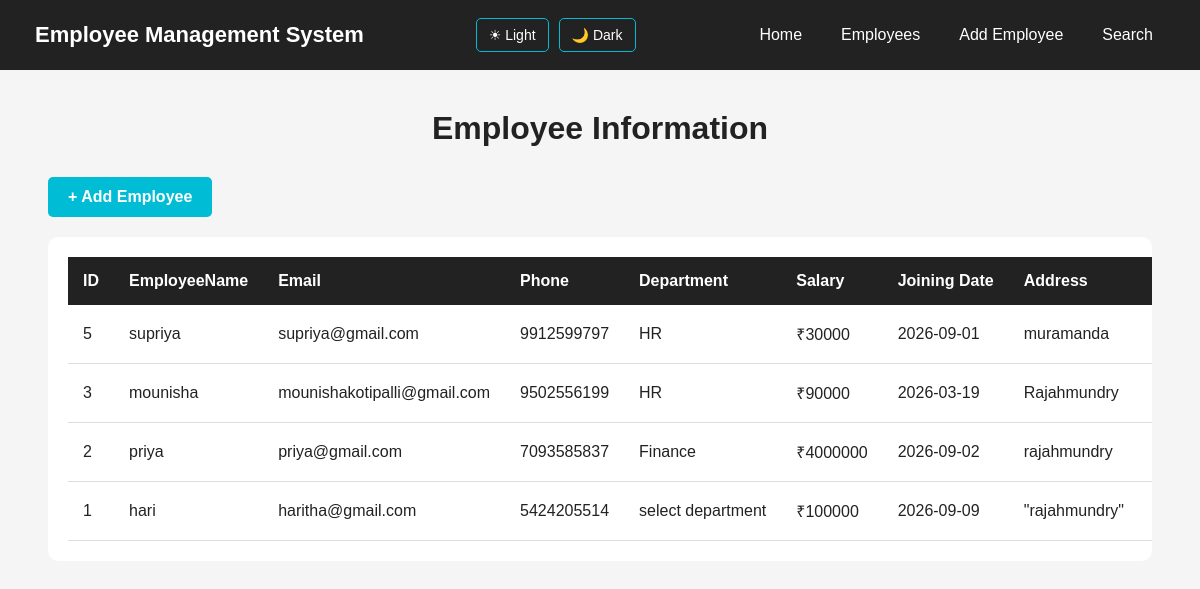
Page /employees (signed in) on the committed database.
### tables this page shows
CREATE TABLE employees(
                   id integer PRIMARY KEY AUTOINCREMENT,
                   employeename text NOT NULL,
                   email text  UNIQUE NOT NULL,
                   phone text NOT NULL,
                   department text NOT NULL,
                   salary INTEGER NOT NULL,
                   joining date TEXT NOT NULL,
                   address Text);

### server.py (the view)
@app.route("/employees")
def employees():
    if not login_required():
        return redirect("/login")
    connection = get_database_connection()
    cursor = connection.cursor()
    cursor.execute("""
        SELECT *
        FROM employees
        ORDER BY id DESC
    """)
    employees = cursor.fetchall()
    connection.close()
    theme = request.cookies.get(
        "theme",
        "light"
    )
    return render_template(
        "employees.html",
        employees=employees,
        theme=theme
    )

### server.py (called while the page is built)
def get_database_connection():
    connection = sqlite3.connect("users.db")
    connection.row_factory = sqlite3.Row
    return connection

def login_required():
    return "user_id" in session

### templates/employees.html (shortened to what this page needs)
<!DOCTYPE html>
<html lang="en">
<head>
</head>
<body class="{{ theme }}">
    <nav class="navbar">
        <div class="logo">
            Employee Management System
        </div>
        <div class="theme-buttons">
            <a href="/set-theme/light">
                ☀ Light
            </a>
            <a href="/set-theme/dark">
                🌙 Dark
            </a>
        </div>
        <ul class="nav-links">
            <li>
                <a href="/">
                    Home
                </a>
            </li>
            <li>
                <a href="/employees">
                    Employees
                </a>
            </li>
            <li>
                <a href="/add-employee">
                    Add Employee
                </a>
            </li>
            <li>
                <a href="/search">
                    Search
                </a>
            </li>
        </ul>
    </nav>
    <div class="container">
        <h1>
            Employee Information
        </h1>
        <div class="add-section">
            <a href="/add-employee"
               class="add-btn">
                + Add Employee
            </a>
        </div>
        <div class="table-container">
            <table>
                <thead>
                    <tr>
                        <th>ID</th>
                        <th>EmployeeName</th>
                        <th>Email</th>
                        <th>Phone</th>
                        <th>Department</th>
                        <th>Salary</th>
                        <th>Joining Date</th>
                        <th>Address</th>
                        <th>Actions</th>
                    </tr>
                </thead>
                <tbody>
                    {% if employees %}
                        {% for employee in employees %}
                        <tr>
                            <td>
                                {{ employee["id"] }}
                            </td>
                            <td>
                                {{ employee["employeename"] }}
                            </td>
                            <td>
                                {{ employee["email"] }}
                            </td>
                            <td>
                                {{ employee["phone"] }}
                            </td>
                            <td>
                                {{ employee["department"] }}
                            </td>
                            <td>
                                ₹{{ employee["salary"] }}
                            </td>
                            <td>
                                {{ employee["joining"] }}
                            </td>
                            <td>
                                {{ employee["address"] }}
                            </td>
                            <td class="actions">
                            </td>
                        </tr>
                        {% endfor %}
                    {% endif %}
                </tbody>
            </table>
        </div>
    </div>
</body>
</html>

### templates/employees.html (style rules this page uses)
* { margin: 0; padding: 0; box-sizing: border-box; }
body { font-family: Arial, sans-serif; min-height: 100vh; transition: background-color 0.3s, color 0.3s; }
body.light { background-color: #f5f5f5; color: #222; }
body.light .table-container { background-color: white; color: #222; }
body.light td { color: #222; border-bottom: 1px solid #ddd; }
.navbar { background-color: #222; min-height: 70px; padding: 0 35px; display: flex; align-items: center; justify-content: space-between; gap: 20px; }
.logo { color: white; font-size: 22px; font-weight: bold; white-space: nowrap; }
.theme-buttons { display: flex; align-items: center; gap: 10px; }
.theme-buttons a { color: white; text-decoration: none; border: 1px solid #00bcd4; padding: 8px 12px; border-radius: 5px; font-size: 14px; transition: 0.3s; }
.nav-links { display: flex; align-items: center; gap: 15px; list-style: none; }
.nav-links a { color: white; text-decoration: none; font-size: 16px; padding: 10px 12px; border-radius: 5px; transition: 0.3s; }
.container { width: 92%; max-width: 1400px; margin: 40px auto; }
h1 { text-align: center; margin-bottom: 30px; font-size: 32px; }
.add-section { margin-bottom: 20px; }
.add-btn { display: inline-block; background-color: #00bcd4; color: white; text-decoration: none; padding: 11px 20px; border-radius: 5px; font-size: 16px; font-weight: bold; transition: 0.3s; }
.table-container { padding: 20px; border-radius: 10px; overflow-x: auto; transition: background-color 0.3s, color 0.3s; }
table { width: 100%; border-collapse: collapse; min-width: 1100px; }
thead { background-color: #222; }
th { color: white; padding: 15px; text-align: left; white-space: nowrap; }
td { padding: 13px 15px; white-space: nowrap; transition: background-color 0.3s, color 0.3s; }
.actions { white-space: nowrap; }

### rows in the picture
employees: id "5", employeename "supriya", email "supriya@gmail.com", phone "9912599797", department "HR", salary "30000", joining "2026-09-01", address "muramanda"
employees: id "3", employeename "mounisha", email "mounishakotipalli@gmail.com", phone "9502556199", department "HR", salary "90000", joining "2026-03-19", address "Rajahmundry"
employees: id "2", employeename "priya", email "priya@gmail.com", phone "7093585837", department "Finance", salary "4000000", joining "2026-09-02", address "rajahmundry"
employees: id "1", employeename "hari", email "haritha@gmail.com", phone "5424205514", department "select department", salary "100000", joining "2026-09-09", address "\"rajahmundry\""
